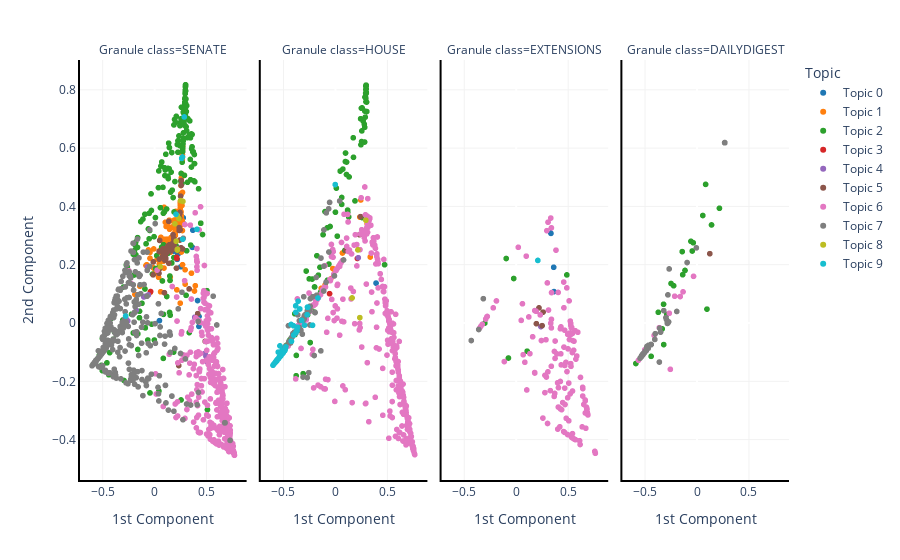

Source (notebook cell):
### Code cell
pca_class_fig = px.scatter(pca_data, x='1st Component', y='2nd Component',
                             color='Topic', 
                             hover_data=['Date issued','Granule title'],
                             facet_col='Granule class',
                             category_orders={'Topic':['Topic '+ str(i) for i in range(topic_doc_proportions.shape[1])]},
                             color_discrete_sequence=px.colors.qualitative.D3,
                             )
pca_class_fig.update_layout(plot_bgcolor='rgba(0,0,0,0)')
pca_class_fig.update_xaxes(showline=True, linewidth=2, linecolor='black', gridcolor='rgba(242,242,242,242)')#rgba(204,204,204,204)
pca_class_fig.update_yaxes(showline=True, linewidth=2, linecolor='black', gridcolor='rgba(242,242,242,242)')
